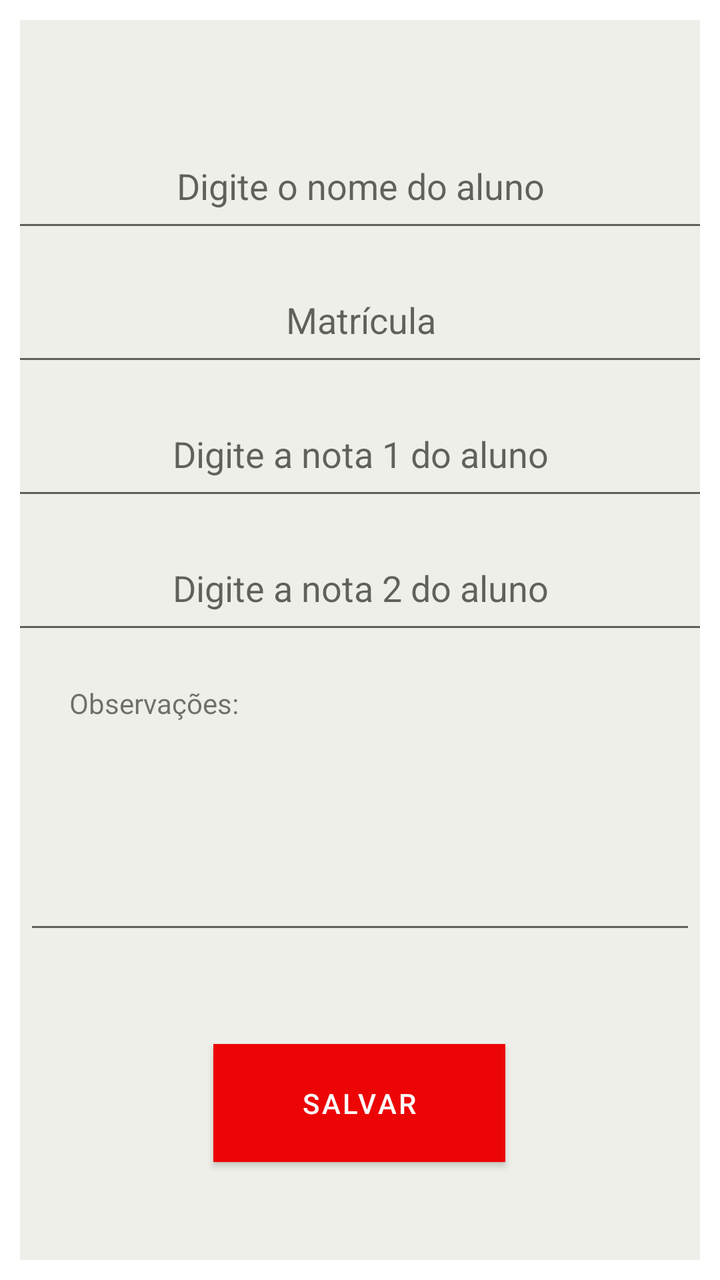
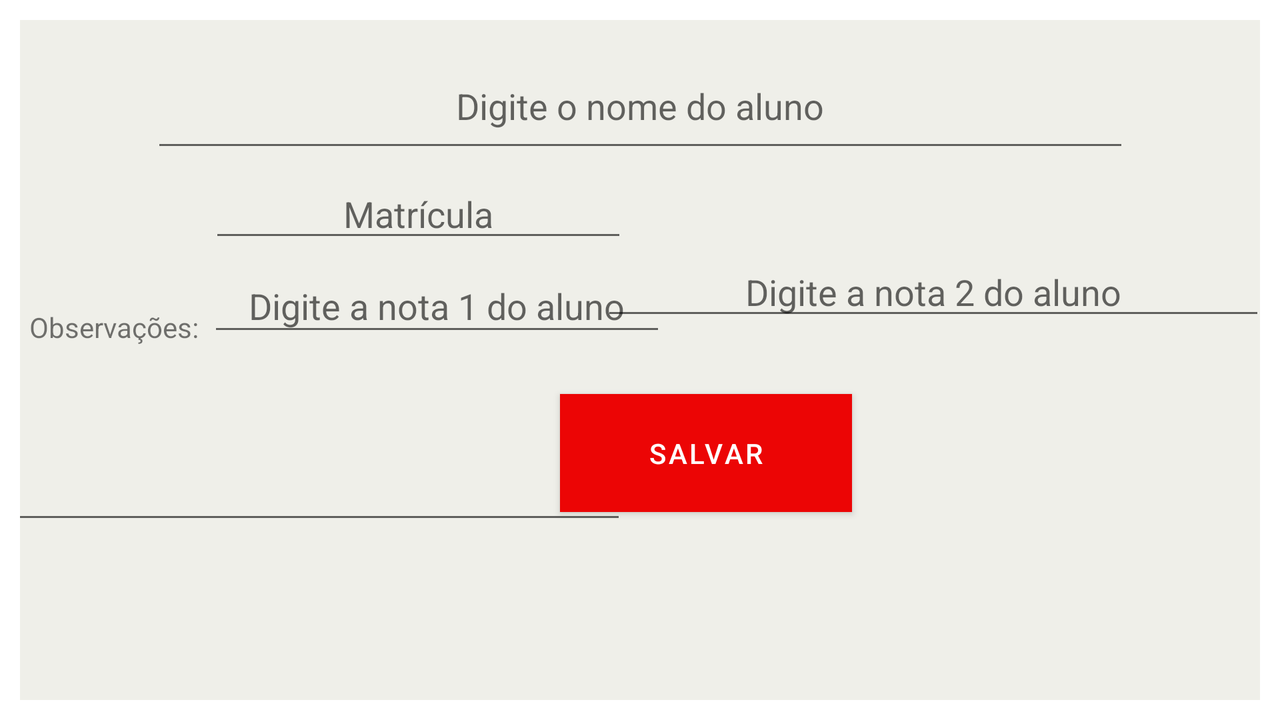

Compare how this app lays out the same screen by default and in its alternative resource folder. The renders come first, then the two layout files and the values they reference.
<!-- AndroidManifest.xml: application theme Theme.AppGestaoDeEnsino -->
<!-- res/layout/activity_formulario.xml -->
<?xml version="1.0" encoding="utf-8"?>
<androidx.constraintlayout.widget.ConstraintLayout xmlns:android="http://schemas.android.com/apk/res/android"
    xmlns:app="http://schemas.android.com/apk/res-auto"
    xmlns:tools="http://schemas.android.com/tools"
    android:layout_width="match_parent"
    android:layout_height="match_parent"
    android:background="#E4EDEDE7"
    android:layout_margin="10dp"
    tools:context=".Activity.FormularioActivity">


    <EditText
        android:id="@+id/etMatricula"
        android:layout_width="353dp"
        android:layout_height="59dp"
        android:layout_marginTop="8dp"
        android:ems="10"
        android:format="integer"
        android:hint="@string/digite_a_matricula_do_aluno_v1"
        android:inputType="number"
        android:maxLength="13"
        android:textAlignment="center"
        app:layout_constraintEnd_toEndOf="parent"
        app:layout_constraintStart_toStartOf="parent"
        app:layout_constraintTop_toBottomOf="@+id/etNomeAluno" />

    <EditText
        android:id="@+id/etNomeAluno"
        android:layout_width="353dp"
        android:layout_height="59dp"
        android:layout_marginTop="52dp"
        android:ems="10"
        android:hint="@string/digite_o_nome_do_aluno_v1"
        android:inputType="textCapWords"
        android:maxLength="20"
        android:textAlignment="center"
        app:layout_constraintEnd_toEndOf="parent"
        app:layout_constraintStart_toStartOf="parent"
        app:layout_constraintTop_toTopOf="parent" />

    <EditText
        android:id="@+id/etNota1"
        android:layout_width="353dp"
        android:layout_height="59dp"
        android:layout_marginTop="8dp"
        android:ems="10"
        android:hint="@string/digite_a_N1_do_aluno_v1"
        android:inputType="number"
        android:maxLength="2"
        android:minLines="1"
        android:textAlignment="center"
        app:layout_constraintEnd_toEndOf="parent"
        app:layout_constraintStart_toStartOf="parent"
        app:layout_constraintTop_toBottomOf="@+id/etMatricula" />

    <Button
        android:id="@+id/btnSalvar"
        android:layout_width="146dp"
        android:layout_height="59dp"
        android:layout_marginTop="200dp"
        android:layout_weight="1"
        android:background="#EC0505"
        android:text="@string/salvar_v1"
        app:layout_constraintEnd_toEndOf="parent"
        app:layout_constraintHorizontal_bias="0.498"
        app:layout_constraintStart_toStartOf="parent"
        app:layout_constraintTop_toBottomOf="@+id/etNota2" />

    <EditText
        android:id="@+id/etNota2"
        android:layout_width="353dp"
        android:layout_height="59dp"
        android:layout_marginTop="8dp"
        android:ems="10"
        android:hint="@string/digite_a_N2_do_aluno_v1"
        android:inputType="number"
        android:maxLength="2"
        android:minLines="1"
        android:textAlignment="center"
        app:layout_constraintEnd_toEndOf="parent"
        app:layout_constraintStart_toStartOf="parent"
        app:layout_constraintTop_toBottomOf="@+id/etNota1" />

    <EditText
        android:id="@+id/etmlObservacao"
        android:layout_width="336dp"
        android:layout_height="94dp"
        android:layout_marginTop="56dp"
        android:ems="10"
        android:gravity="start|top"
        android:inputType="text"
        android:text="@string/observacao"
        app:layout_constraintEnd_toEndOf="parent"
        app:layout_constraintHorizontal_bias="0.493"
        app:layout_constraintStart_toStartOf="parent"
        app:layout_constraintTop_toBottomOf="@+id/etNota2" />

    <TextView
        android:id="@+id/textView4"
        android:layout_width="wrap_content"
        android:layout_height="wrap_content"
        android:layout_marginTop="20dp"
        android:text="@string/campos_opcional_v1"
        app:layout_constraintEnd_toEndOf="parent"
        app:layout_constraintHorizontal_bias="0.097"
        app:layout_constraintStart_toStartOf="parent"
        app:layout_constraintTop_toBottomOf="@+id/etNota2" />

</androidx.constraintlayout.widget.ConstraintLayout>
<!-- resources referenced by this layout -->
<resources>
  <string name="campos_opcional_v1">Observações:</string>
  <string name="digite_a_N1_do_aluno_v1">Digite a nota 1 do aluno</string>
  <string name="digite_a_N2_do_aluno_v1">Digite a nota 2 do aluno</string>
  <string name="digite_a_matricula_do_aluno_v1">Matrícula</string>
  <string name="digite_o_nome_do_aluno_v1">Digite o nome do aluno</string>
  <string name="observacao" />
  <string name="salvar_v1">Salvar</string>
  <style name="Theme.AppGestaoDeEnsino" parent="Theme.MaterialComponents.DayNight.DarkActionBar">
          
          <item name="colorPrimary">#EC0505</item>
          <item name="colorPrimaryVariant">#E3041D</item>
          <item name="colorOnPrimary">@color/white</item>
          
          <item name="colorSecondary">@color/teal_200</item>
          <item name="colorSecondaryVariant">@color/teal_700</item>
          <item name="colorOnSecondary">@color/black</item>
          
          <item name="android:statusBarColor" tools:targetApi="l">?attr/colorPrimaryVariant</item>
          
      </style>
  <color name="white">#FFFFFFFF</color>
  <color name="teal_200">#FF03DAC5</color>
  <color name="teal_700">#FF018786</color>
  <color name="black">#FF000000</color>
</resources>
<!-- res/layout-land/activity_formulario.xml (the repository's variant of the layout above) -->
<!-- drawn on the phone turned sideways -->
<?xml version="1.0" encoding="utf-8"?>
<androidx.constraintlayout.widget.ConstraintLayout xmlns:android="http://schemas.android.com/apk/res/android"
    xmlns:app="http://schemas.android.com/apk/res-auto"
    xmlns:tools="http://schemas.android.com/tools"
    android:layout_width="match_parent"
    android:layout_height="match_parent"
    android:layout_margin="10dp"
    android:background="#E4EDEDE7"
    tools:context=".Activity.FormularioActivity">

    <ImageView
        android:id="@+id/imageView"
        android:layout_width="95dp"
        android:layout_height="144dp"
        android:layout_marginEnd="20dp"
        app:layout_constraintEnd_toStartOf="@+id/etMatricula"
        app:layout_constraintStart_toStartOf="parent"
        app:layout_constraintTop_toTopOf="parent"
        app:srcCompat="@drawable/image" />

    <EditText
        android:id="@+id/etNota1"
        android:layout_width="229dp"
        android:layout_height="43dp"
        android:layout_marginTop="4dp"
        android:ems="10"
        android:hint="@string/digite_a_N1_do_aluno_v1"
        android:inputType="number"
        android:maxLength="2"
        android:minLines="1"
        android:textAlignment="center"
        app:layout_constraintEnd_toEndOf="parent"
        app:layout_constraintHorizontal_bias="0.24"
        app:layout_constraintStart_toStartOf="parent"
        app:layout_constraintTop_toBottomOf="@+id/etMatricula" />

    <EditText
        android:id="@+id/etNomeAluno"
        android:layout_width="489dp"
        android:layout_height="59dp"
        android:layout_marginTop="12dp"
        android:ems="10"
        android:hint="@string/digite_o_nome_do_aluno_v1"
        android:inputType="textCapWords"
        android:maxLength="20"
        android:textAlignment="center"
        app:layout_constraintEnd_toEndOf="parent"
        app:layout_constraintHorizontal_bias="0.502"
        app:layout_constraintStart_toStartOf="parent"
        app:layout_constraintTop_toTopOf="parent" />

    <EditText
        android:id="@+id/etMatricula"
        android:layout_width="209dp"
        android:layout_height="37dp"
        android:layout_marginTop="8dp"
        android:ems="10"
        android:format="integer"
        android:hint="@string/digite_a_matricula_do_aluno_v1"
        android:inputType="number"
        android:maxLength="13"
        android:textAlignment="center"
        app:layout_constraintEnd_toEndOf="parent"
        app:layout_constraintHorizontal_bias="0.23"
        app:layout_constraintStart_toStartOf="parent"
        app:layout_constraintTop_toBottomOf="@+id/etNomeAluno" />

    <EditText
        android:id="@+id/etNota2"
        android:layout_width="332dp"
        android:layout_height="40dp"
        android:layout_marginStart="2dp"
        android:layout_marginTop="44dp"
        android:layout_marginEnd="32dp"
        android:ems="10"
        android:hint="@string/digite_a_N2_do_aluno_v1"
        android:inputType="number"
        android:maxLength="2"
        android:minLines="1"
        android:textAlignment="center"
        app:layout_constraintEnd_toEndOf="parent"
        app:layout_constraintStart_toEndOf="@+id/etNota1"
        app:layout_constraintTop_toBottomOf="@+id/etNomeAluno" />

    <EditText
        android:id="@+id/etmlObservacao"
        android:layout_width="336dp"
        android:layout_height="94dp"
        android:ems="10"
        android:gravity="start|top"
        android:inputType="text"
        android:text="@string/observacao"
        app:layout_constraintEnd_toStartOf="@+id/btnSalvar"
        app:layout_constraintStart_toStartOf="parent"
        app:layout_constraintTop_toBottomOf="@+id/etNota1" />

    <TextView
        android:id="@+id/textView4"
        android:layout_width="wrap_content"
        android:layout_height="wrap_content"
        android:text="@string/campos_opcional_v1"
        app:layout_constraintEnd_toStartOf="@+id/etNota1"
        app:layout_constraintStart_toStartOf="parent"
        app:layout_constraintTop_toBottomOf="@+id/imageView" />

    <Button
        android:id="@+id/btnSalvar"
        android:layout_width="146dp"
        android:layout_height="59dp"
        android:layout_marginTop="32dp"
        android:layout_marginEnd="204dp"
        android:layout_weight="1"
        android:background="#EC0505"
        android:text="@string/salvar_v1"
        app:layout_constraintEnd_toEndOf="parent"
        app:layout_constraintTop_toBottomOf="@+id/etNota2" />

</androidx.constraintlayout.widget.ConstraintLayout>
